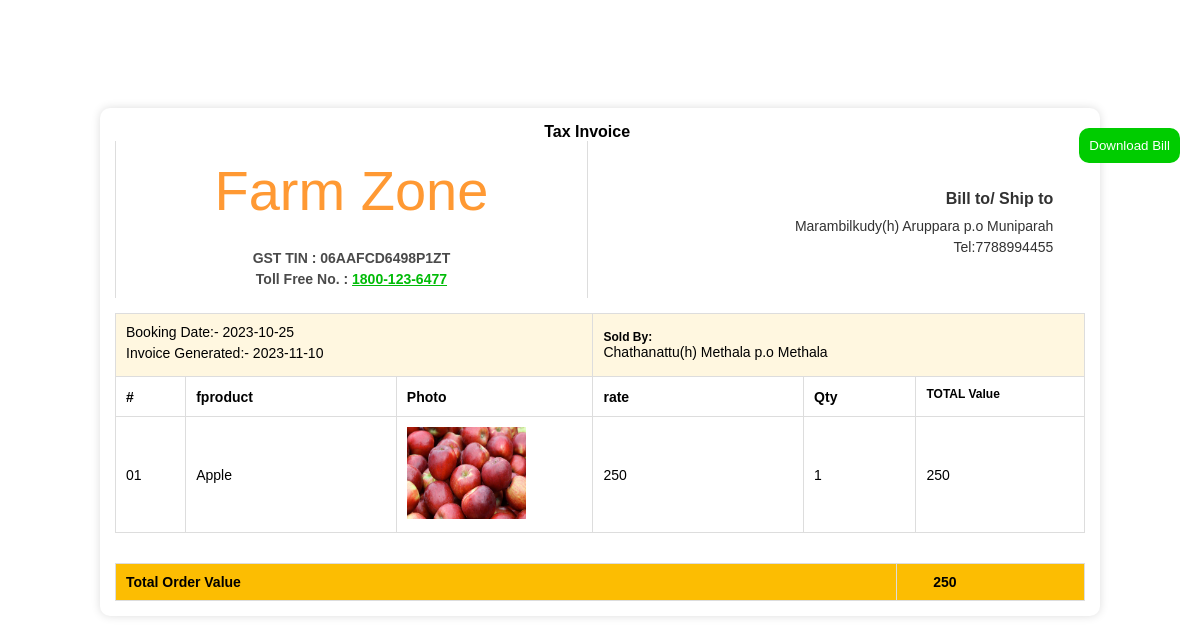
Page /Project/Customer/bill.php?id=14 on the committed database.
### tables this page shows
CREATE TABLE `tbl_suppliercart` (
  `fcart_id` int(11) NOT NULL,
  `fcart_quantity` int(11) NOT NULL DEFAULT 1,
  `fcart_status` int(11) NOT NULL,
  `fpbooking_id` int(11) NOT NULL,
  `fproduct_id` int(11) NOT NULL
);

CREATE TABLE `tbl_customer` (
  `customer_id` int(11) NOT NULL,
  `customer_name` varchar(100) NOT NULL,
  `customer_email` varchar(100) NOT NULL,
  `customer_address` varchar(100) NOT NULL,
  `customer_contact` varchar(60) NOT NULL,
  `place_id` int(11) NOT NULL,
  `customer_photo` varchar(100) NOT NULL,
  `customer_password` varchar(100) NOT NULL
);

CREATE TABLE `tbl_supplierproductbooking` (
  `fpbooking_id` int(11) NOT NULL,
  `fpbooking_date` date NOT NULL,
  `fpbooking_amount` int(11) NOT NULL,
  `customer_id` int(11) NOT NULL,
  `fpbooking_status` int(11) NOT NULL,
  `payment_status` int(11) NOT NULL
);

CREATE TABLE `tbl_supplier` (
  `supplier_id` int(11) NOT NULL,
  `supplier_name` varchar(100) NOT NULL,
  `supplier_email` varchar(100) NOT NULL,
  `supplier_address` varchar(100) NOT NULL,
  `supplier_contact` varchar(50) NOT NULL,
  `place_id` int(11) NOT NULL,
  `supplier_photo` varchar(100) NOT NULL,
  `supplier_proof` varchar(100) NOT NULL,
  `supplier_password` varchar(100) NOT NULL,
  `supplier_status` int(11) NOT NULL
);

CREATE TABLE `tbl_supplierproduct` (
  `fproduct_id` int(11) NOT NULL,
  `fproduct_name` varchar(100) NOT NULL,
  `fproduct_details` varchar(100) NOT NULL,
  `fproduct_rate` int(11) NOT NULL,
  `supplier_id` int(11) NOT NULL,
  `producttype_id` int(11) NOT NULL,
  `fproduct_photo` varchar(100) NOT NULL
);

### Project/Customer/bill.php (the view, shortened to what this page needs)
<?php
include("../Assets/Connection/Connection.php");
$selqry="select * from tbl_suppliercart c inner join tbl_supplierproductbooking b on b.fpbooking_id=c.fpbooking_id inner join tbl_customer u on u.customer_id=b.customer_id inner join tbl_supplierproduct p on p.fproduct_id=c.fproduct_id inner join tbl_supplier k on k.supplier_id=p.supplier_id where c.fcart_id='".$_GET["id"]."'";
$result=$Conn->query($selqry);
$data=$result->fetch_assoc();
?>
<!DOCTYPE html>
<html>
  <head>
  </head>
  <body>
 <br /><br /><br /><br /><br /><br />
  <button id="cmd" onClick="printDiv('content')" style="float:right;color:#FFF;background:#0C0;border:none;margin:20px;padding:10px;border-radius:10px" >Download Bill</button>
    <section class="main-pd-wrapper" style="width: 1000px; margin: auto" id="content">
      <div style="display: table-header-group">
        <h4 style="text-align: center; margin: 0">
          <b>Tax Invoice</b>
        </h4>
        <table style="width: 100%; table-layout: fixed">
          <tr>
            <td
              style="border-left: 1px solid #ddd; border-right: 1px solid #ddd"
            >
              <div
                style="
                  text-align: center;
                  margin: auto;
                  line-height: 1.5;
                  font-size: 14px;
                  color: #4a4a4a;
                "
              >
              	<span
                style="color:#F93;font-size:56px">Farm Zone</span>
                <p style="font-weight: bold; margin-top: 15px">
                  GST TIN : 06AAFCD6498P1ZT
                </p>
                <p style="font-weight: bold">
                  Toll Free No. :
                  <a href="tel:018001236477" style="color: #00bb07"
                    >1800-123-6477</a
                  >
                </p>
              </div>
            </td>
            <td
              align="right"
              style="
                text-align: right;
                padding-left: 50px;
                line-height: 1.5;
                color: #323232;
              "
            >
              <div>
                <h4 style="margin-top: 5px; margin-bottom: 5px">
                  Bill to/ Ship to
                </h4>
                <p style="font-size: 14px">
                  <?php echo $data["customer_address"] ?>
                  <br />
                  Tel:<?php echo $data["customer_contact"] ?>
                </p>
              </div>
            </td>
          </tr>
        </table>
      </div>
      <table
        class="table table-bordered h4-14"
        style="width: 100%; -fs-table-paginate: paginate; margin-top: 15px"
      >
        <thead style="display: table-header-group">
          <tr
            style="
              margin: 0;
              background: #fcbd021f;
              padding: 15px;
              padding-left: 20px;
              -webkit-print-color-adjust: exact;
            "
          >
            <td colspan="3">
              <p>Booking Date:- <?php echo $data["fpbooking_date"] ?></p>
              <p style="margin: 5px 0">Invoice Generated:- <?php echo date("Y-m-d"); ?></p>
            </td>
            <td colspan="3" style="width: 300px">
              <h4 style="margin: 0">Sold By:</h4>
              <p>
                <?php echo $data["supplier_address"] ?>
              </p>
            </td>
          </tr>
          <tr>
            <th style="width: 50px">#</th>
            <th style="width: 150px">fproduct</th>
            <th style="width: 100px">Photo</th>
            <th style="width: 150px">rate</th>
            <th style="width: 80px">Qty</th>
            <th style="width: 120px"><h4>TOTAL Value</h4></th>
          </tr>
        </thead>
        <tbody>
          <tr>
            <td>01</td>
            <td><?php echo $data["fproduct_name"] ?></td>
            <td><img src="../Assets/Files/Photo/<?php echo $data["fproduct_photo"];?>" width="119" height="92" /></td>
            <td><?php echo $data["fproduct_rate"] ?></td>
            <td><?php echo $data["fcart_quantity"] ?></td>
            <td><?php echo $data["fproduct_rate"] * $data["fcart_quantity"] ?></td>
          </tr>
        </tbody>
      </table>
      <table class="hm-p table-bordered" style="width: 100%; margin-top: 30px">
        <tr style="background: #fcbd02">
          <th>Total Order Value</th>
          <td style="width: 70px; text-align: right; border-right: none">
            <b><?php echo $data["fproduct_rate"] * $data["fcart_quantity"] ?></b>
          </td>
          <td colspan="5" style="border-left: none"></td>
        </tr>
      </table>
    </section>
</body>
</html>

### Project/Customer/bill.php (style rules this page uses)
* { box-sizing: border-box; }
.table-bordered td, .table-bordered th { border: 1px solid #ddd; padding: 10px; word-break: break-all; }
body { font-family: Arial, Helvetica, sans-serif; margin: 0; padding: 0; font-size: 16px; }
.h4-14 h4 { font-size: 12px; margin-top: 0; margin-bottom: 5px; }
pre, p { padding: 0; margin: 0; }
table { font-family: arial, sans-serif; width: 100%; border-collapse: collapse; padding: 1px; }
td, th { text-align: left; padding: 8px 6px; }
.hm-p td, .hm-p th { padding: 3px 0px; }
.main-pd-wrapper { box-shadow: 0 0 10px #ddd; background-color: #fff; border-radius: 10px; padding: 15px; }
.table-bordered td, .table-bordered th { border: 1px solid #ddd; padding: 10px; font-size: 14px; }

### rows in the picture
tbl_suppliercart: tbl_customer.customer_address "Marambilkudy(h) Aruppara p.o Muniparah", tbl_customer.customer_contact "7788994455", fpbooking.fpbooking_date "2023-10-25", tbl_supplier.supplier_address "Chathanattu(h) Methala p.o Methala", fproduct.fproduct_name "Apple", fproduct.fproduct_photo (picture), fproduct.fproduct_rate "250", fcart_quantity "1", $data['fproduct_rate']*$data['fcart_quantity'] "250"
